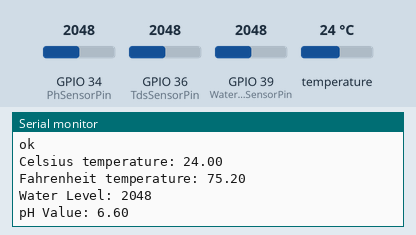
Simulated run of this sketch. Board: ESP32. Parts: the last lines printed to the serial monitor. The inputs (shaded band) are chosen by the test bench; at power-on: temperature 24 °C, GPIO 34 (PhSensorPin) = 2048, GPIO 39 (WaterLevelSensorPin) = 2048, GPIO 36 (TdsSensorPin) = 2048. WiFi joins after 1.5 s; servers stay silent unless stated; the local clock reads 2024-03-15 10:24:30 at power-on unless the sketch sets it; web services answer with replies made up by the test bench.

Above: at 3.2 s.
3.3 s: temperature set to 12 °C
At 10.8 s:
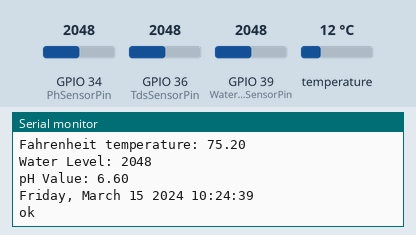
12.8 s: GPIO 34 (PhSensorPin) set to 2866
At 13.8 s:
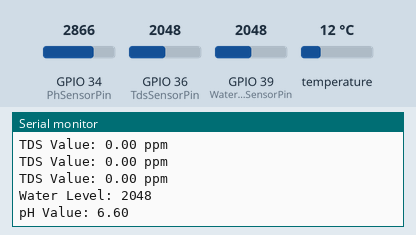
14.3 s: GPIO 39 (WaterLevelSensorPin) set to 2866
At 15.5 s:
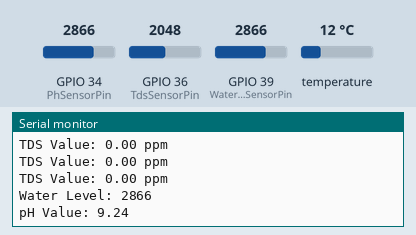
15.8 s: temperature set to 19 °C
17.3 s: GPIO 34 (PhSensorPin) set to 3972
At 18.5 s:
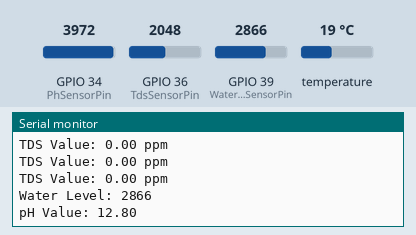
18.8 s: GPIO 39 (WaterLevelSensorPin) set to 3972
At 21.1 s:
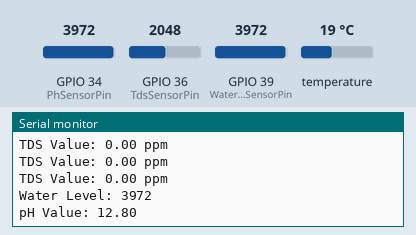
Timing chart, 0 to 21.3 s (numbered marks = the images above; inputs shaded):
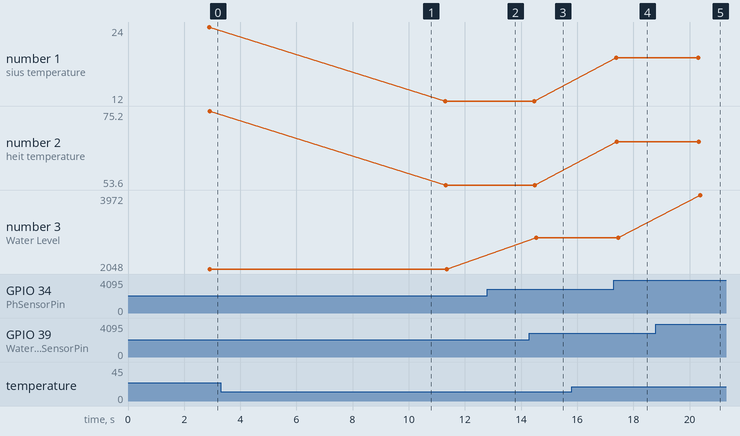

The sketch:

HydroGrowth.ino
```cpp
#include <WiFi.h>
#include "time.h"
#include "sntp.h"

#include <DallasTemperature.h>
#include <OneWire.h>
#include <Wire.h>

#include <Firebase_ESP_Client.h>
#include "addons/TokenHelper.h"
#include "addons/RTDBHelper.h"

const char* ssid = "HUAWEI-2.4G-3Vtx";
const char* password = "P5hfBvTW";
// const char* ssid = "RADIUSAD549";
// #define WIFI_PASSWORD "NL9yXrsS9G"

#define API_KEY "AIzaSyBRG8rQ5IARNBay2SdQvbMJ9a52TkvDrwQ"
#define DATABASE_URL "https://hydrogrowth-420be-default-rtdb.firebaseio.com/"

FirebaseData firebaseData;
FirebaseAuth auth;
FirebaseConfig config;
unsigned long sendDataPrevMillis = 0;
bool signupOK = false;
const char* host = "api.pushingbox.com";

#define PhSensorPin 34
#define WaterLevelSensorPin A3
#define TdsSensorPin A0
// const int sensorPin = A0;

int waterLevelSensorValue = 0;

#define VREF 5.0           // analog reference voltage(Volt) of the ADC
#define SCOUNT 30          // sum of sample point
int analogBuffer[SCOUNT];  // store the analog value in the array, read from ADC
int analogBufferTemp[SCOUNT];
int analogBufferIndex = 0;
int copyIndex = 0;
float averageVoltage = 0;
float tdsValue = 1000;

float temperature = 25;  // current temperature for compensation


#define ONE_WIRE_BUS 15
OneWire oneWire(ONE_WIRE_BUS);
DallasTemperature sensors(&oneWire);


const char* ntpServer1 = "pool.ntp.org";
const char* ntpServer2 = "time.nist.gov";
const long gmtOffset_sec = 28800;
const int daylightOffset_sec = 3600;

void timeavailable(struct timeval* t) {
  Serial.println("Got time adjustment from NTP!");
  // printLocalTime();
}

const char* waterLevelDevID = "v8976948E29AE1B7";
const char* tempDevID = "vBED8B59DD467795";
const char* tdsDevID = "v69C1126FAD58BEE";
const char* phID = "v609D44A2A36FB27";


void setup() {
  Serial.begin(115200);

  sntp_set_time_sync_notification_cb(timeavailable);
  sntp_servermode_dhcp(1);
  configTime(gmtOffset_sec, daylightOffset_sec, ntpServer1, ntpServer2);

  WiFi.begin(ssid, password);
  Serial.println("Connecting to " + String(ssid));

  while (WiFi.status() != WL_CONNECTED) {
    delay(1000);
    Serial.print(".");
  }

  Serial.println("");
  Serial.println("Wi-Fi connected");
  Serial.println("IP address: ");
  Serial.println(WiFi.localIP());

  sensors.begin();
  pinMode(TdsSensorPin, INPUT);

  config.api_key = API_KEY;
  config.database_url = DATABASE_URL;

  /* Sign up */
  if (Firebase.signUp(&config, &auth, "", "")) {
    Serial.println("ok");
    signupOK = true;
  } else {
    Serial.printf("%s\n", config.signer.signupError.message.c_str());
  }

  /* Assign the callback function for the long running token generation task */
  config.token_status_callback = tokenStatusCallback;  //see addons/TokenHelper.h

  Firebase.begin(&config, &auth);
  Firebase.reconnectWiFi(true);
}
int count = 0;

void loop() {


  if (waterLevelSensorValue < 800 && waterLevelSensorValue != 0) {
    sendNotification(waterLevelDevID);
  }

  if (calculatepHValue(PhSensorPin) < 5.5) {
    sendNotification(phID);
  }

  if (sensors.getTempCByIndex(0) < 18) {
    sendNotification(tempDevID);
  }


  sensors.requestTemperatures();
  Serial.println("Celsius temperature: " + String(sensors.getTempCByIndex(0)));
  Serial.println("Fahrenheit temperature: " + String(sensors.getTempFByIndex(0)));

  calculateTDSValue();

  waterLevelSensorValue = analogRead(WaterLevelSensorPin);
  Serial.println("Water Level: " + String(waterLevelSensorValue));

  Serial.println("pH Value: " + String(calculatepHValue(PhSensorPin), 2));

  delay(1000);


  Firebase.RTDB.setString(&firebaseData, "sensorValues/ph", String(calculatepHValue(PhSensorPin), 2));
  Firebase.RTDB.setString(&firebaseData, "sensorValues/celsius", String(sensors.getTempCByIndex(0)));
  Firebase.RTDB.setString(&firebaseData, "sensorValues/farenheit", String(sensors.getTempFByIndex(0)));
  Firebase.RTDB.setString(&firebaseData, "sensorValues/tds", String(tdsValue));
  Firebase.RTDB.setString(&firebaseData, "sensorValues/waterLevel", String(waterLevelSensorValue));


  if (Firebase.ready() && signupOK && (millis() - sendDataPrevMillis > 30000 || sendDataPrevMillis == 0)) {
    sendDataPrevMillis = millis();


    delay(5000);
    struct tm timeinfo;
    if (!getLocalTime(&timeinfo)) {
      Serial.println("No time available (yet)");
      // return;
    }

    char timeString[50];                                                           // Define a character array to store the formatted time string
    strftime(timeString, sizeof(timeString), "%A, %B %d %Y %H:%M:%S", &timeinfo);  // Convert timeinfo to a string

    Serial.println(timeString);  // Print the formatted time string

    char timeString2[50];
    // strftime(timeString, sizeof(timeString), "%A%B%d%Y%H:%M:%S", &timeinfo);


    FirebaseJson content;
    String documentPath = "sensorData/" + String(timeString2);  // Modify the document path as needed
    count++;

    content.set("fields/tds/stringValue/", String(tdsValue));
    content.set("fields/waterLevel/stringValue/", String(waterLevelSensorValue));
    content.set("fields/fahrenheit/stringValue/", String(sensors.getTempFByIndex(0)));
    content.set("fields/celsius/stringValue/", String(sensors.getTempCByIndex(0)));
    content.set("fields/ph/stringValue/", String(calculatepHValue(PhSensorPin), 2));
    content.set("fields/timestamp/stringValue", String(timeString));

    Firebase.Firestore.createDocument(&firebaseData, "hydrogrowth-420be", "", documentPath.c_str(), content.raw());
    Serial.printf("ok\n%s\n\n", firebaseData.payload().c_str());
  }
}


void sendNotification(String devid) {
  WiFiClient client;
  const int httpPort = 80;

  if (!client.connect(host, httpPort)) {
    Serial.println("connection failed");
    return;
  }

  String url = "/pushingbox?devid=" + String(devid);
  client.print("GET " + url + " HTTP/1.1\r\nHost: " + host + "\r\nConnection: close\r\n\r\n");

  unsigned long timeout = millis();
  while (client.available() == 0) {
    if (millis() - timeout > 5000) {
      Serial.println(">>> Client Timeout !");
      client.stop();
      return;
    }
  }
}

float calculatepHValue(int phSensorPin) {
  int buf[10];
  int temp;
  float averageValue = 0;

  for (int i = 0; i < 10; i++) {
    buf[i] = analogRead(phSensorPin);
    delay(10);
  }

  for (int i = 0; i < 9; i++) {
    for (int j = i + 1; j < 10; j++) {
      if (buf[i] > buf[j]) {
        temp = buf[i];
        buf[i] = buf[j];
        buf[j] = temp;
      }
    }
  }

  for (int i = 2; i < 8; i++) {
    averageValue += buf[i];
  }

  float phValue = (float(averageValue) * 3.3 / 1024 / 6);
  return phValue;
}

void calculateTDSValue() {
  static unsigned long analogSampleTimepoint = millis();
  if (millis() - analogSampleTimepoint > 40U) {  //every 40 milliseconds,read the analog value from the ADC
    analogSampleTimepoint = millis();
    analogBuffer[analogBufferIndex] = analogRead(TdsSensorPin);  //read the analog value and store into the buffer
    analogBufferIndex++;
    if (analogBufferIndex == SCOUNT) {
      analogBufferIndex = 0;
    }
  }

  static unsigned long printTimepoint = millis();
  if (millis() - printTimepoint > 800U) {
    printTimepoint = millis();
    for (copyIndex = 0; copyIndex < SCOUNT; copyIndex++) {
      analogBufferTemp[copyIndex] = analogBuffer[copyIndex];

      // read the analog value more stable by the median filtering algorithm, and convert to voltage value
      averageVoltage = getMedianNum(analogBufferTemp, SCOUNT) * (float)VREF / 4096.0;

      //temperature compensation formula: fFinalResult(25^C) = fFinalResult(current)/(1.0+0.02*(fTP-25.0));
      float compensationCoefficient = 1.0 + 0.02 * (temperature - 25.0);
      //temperature compensation
      float compensationVoltage = averageVoltage / compensationCoefficient;

      //convert voltage value to tds value
      tdsValue = (133.42 * compensationVoltage * compensationVoltage * compensationVoltage - 255.86 * compensationVoltage * compensationVoltage + 857.39 * compensationVoltage) * 0.5;
      Serial.println("TDS Value: " + String(tdsValue, 2) + " ppm");
    }
  }
}

int getMedianNum(int bArray[], int iFilterLen) {
  int bTab[iFilterLen];
  for (byte i = 0; i < iFilterLen; i++)
    bTab[i] = bArray[i];
  int i, j, bTemp;
  for (j = 0; j < iFilterLen - 1; j++) {
    for (i = 0; i < iFilterLen - j - 1; i++) {
      if (bTab[i] > bTab[i + 1]) {
        bTemp = bTab[i];
        bTab[i] = bTab[i + 1];
        bTab[i + 1] = bTemp;
      }
    }
  }
  if ((iFilterLen & 1) > 0) {
    bTemp = bTab[(iFilterLen - 1) / 2];
  } else {
    bTemp = (bTab[iFilterLen / 2] + bTab[iFilterLen / 2 - 1]) / 2;
  }
  return bTemp;
}
```

Measured:
- after the input at 14.3 s, the serial monitor: prints a new line after 0.24 s (image 3)
- after the input at 17.3 s, the serial monitor: prints a new line after 0.26 s (image 4)
- after the input at 18.8 s, the serial monitor: prints a new line after 1.6 s (image 5)
- plotted number 1: 24 → 12 after the input at 3.3 s
- plotted number 2: 75.2 → 53.6 after the input at 3.3 s
- plotted number 3: 2048 → 2866 after the input at 14.3 s, 2866 → 3972 after the input at 18.8 s
